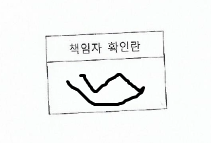
#> input picture images/skewedSignature1.png, 211 x 143 px
$ python cannyEdgeDetection.py
#> lines starting #> are read from the running program, lines starting #| are printed output that depends on the picture; after the words box and inside, x2 and y2 are one past the last pixel; in counts of white or black regions, pixels touching at a corner belong together
# https://m.blog.naver.com/samsjang/220507996391

import numpy as np
import cv2
import matplotlib.pyplot as plt


def canny():
    # img = cv2.imread('../images/clearrect.png', cv2.IMREAD_GRAYSCALE)
    img = cv2.imread('../images/skewedSignature1.png', cv2.IMREAD_GRAYSCALE)
#> img: shape (143, 211); min 0, max 255, mean 244.7

    edge1 = cv2.Canny(img, 50, 200)
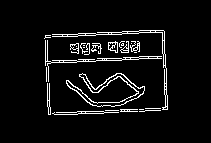
#> edge1: shape (143, 211); 5.8% white in thin lines or dots, all inside (x1, y1, x2, y2) = (44, 30, 168, 115)
    edge2 = cv2.Canny(img, 100, 200)
    edge3 = cv2.Canny(img, 170, 200)
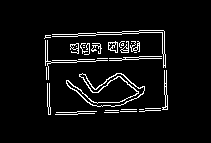
#> edge3: shape (143, 211); 5.6% white in thin lines or dots, all inside (x1, y1, x2, y2) = (44, 30, 168, 115)
    edge4 = cv2.Canny(img, 40, 40)

    cv2.imshow('original', img)
    cv2.imshow('Canny  Edge1', edge1)
    cv2.imshow('Canny  Edge2', edge2)
    cv2.imshow('Canny  Edge3', edge3)
    cv2.imshow('Canny  Edge4', edge4)

    cv2.waitKey(0)
    cv2.destroyAllWindows()


canny()

$ run again, with images/clearrect.png copied over images/skewedSignature1.png
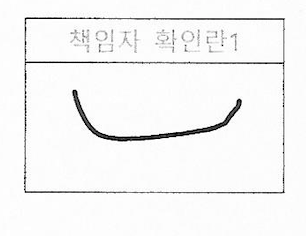
#> input picture images/clearrect.png, 306 x 236 px
#> in canny, `edge1 = cv2.Canny(img, 50, 200)`:
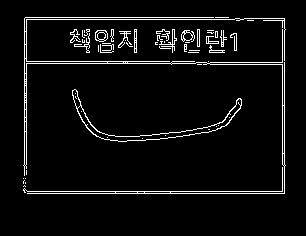
#> edge1: shape (236, 306); 5.1% white in thin lines or dots, all inside (x1, y1, x2, y2) = (23, 17, 286, 194)
#> in canny, `edge4 = cv2.Canny(img, 40, 40)`:
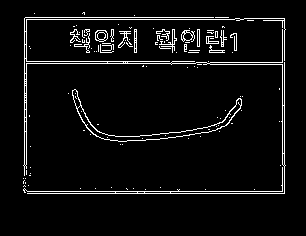
#> edge4: shape (236, 306); 5.2% white in thin lines or dots, all inside (x1, y1, x2, y2) = (23, 12, 286, 194)

$ run again, with images/skewedSignature2.png copied over images/skewedSignature1.png
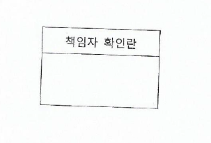
#> input picture images/skewedSignature2.png, 211 x 143 px
#> in canny, `edge1 = cv2.Canny(img, 50, 200)`:
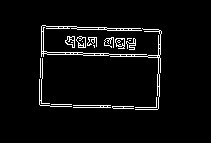
#> edge1: shape (143, 211); 4.4% white in thin lines or dots, all inside (x1, y1, x2, y2) = (39, 25, 162, 110)
#> in canny, `edge3 = cv2.Canny(img, 170, 200)`:
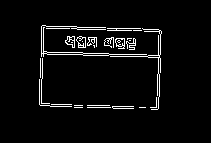
#> edge3: shape (143, 211); 4.2% white in thin lines or dots, all inside (x1, y1, x2, y2) = (39, 25, 162, 110)
#> edge4: shape (143, 211); 4.4% white in thin lines or dots, all inside (x1, y1, x2, y2) = (38, 25, 162, 110)
